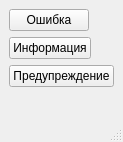
<?xml version="1.0" encoding="UTF-8"?>
<ui version="4.0">
 <class>MainWindow</class>
 <widget class="QMainWindow" name="MainWindow">
  <property name="geometry">
   <rect>
    <x>0</x>
    <y>0</y>
    <width>119</width>
    <height>142</height>
   </rect>
  </property>
  <property name="windowTitle">
   <string>MainWindow</string>
  </property>
  <widget class="QWidget" name="centralwidget">
   <layout class="QHBoxLayout" name="horizontalLayout">
    <item>
     <layout class="QFormLayout" name="formLayout">
      <item row="0" column="0">
       <widget class="QPushButton" name="pushButton_4">
        <property name="text">
         <string>Ошибка</string>
        </property>
       </widget>
      </item>
      <item row="1" column="0">
       <widget class="QPushButton" name="pushButton_6">
        <property name="text">
         <string>Информация</string>
        </property>
       </widget>
      </item>
      <item row="2" column="0">
       <widget class="QPushButton" name="pushButton_5">
        <property name="text">
         <string>Предупреждение</string>
        </property>
       </widget>
      </item>
     </layout>
    </item>
   </layout>
  </widget>
  <widget class="QMenuBar" name="menubar">
   <property name="geometry">
    <rect>
     <x>0</x>
     <y>0</y>
     <width>119</width>
     <height>21</height>
    </rect>
   </property>
  </widget>
  <widget class="QStatusBar" name="statusbar"/>
 </widget>
 <resources/>
 <connections/>
</ui>
